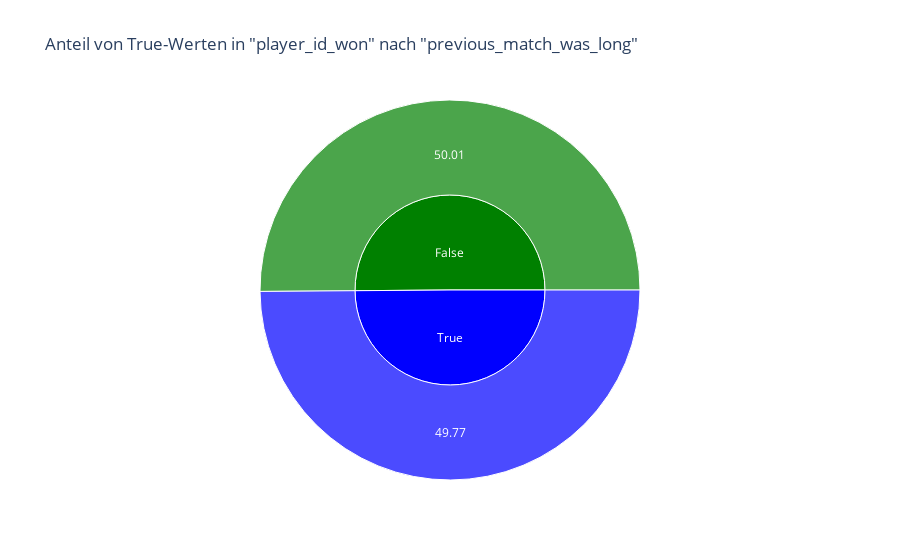

The code cell stored with this chart in its notebook:
### Markdown cell above
Es scheint keinen Unterschied zu machen ob ein Spiel vorher sehr lange gewesen ist, wobei wir einiges noch beachten müssen:  
Wir können leider nicht berücksichtigen, wie viele Tage zwischen den Matches lagen. Es ist nur das Startdatum des Turnieres bekannt und die match_num für die Reihenfolge (Keine direkten Zeitlichen Hinweise) Die Fragestellung lässt sich also nicht wirklich gut beantworten mit den gegebenen Daten.  
Das Ergebnis wird mit einem Sunburst dargestellt.

### Code cell
result_df = result.reset_index()
# Sunburst-Diagramm mit Plotly Express erstellen
fig = px.sunburst(result_df, path=['previous_match_was_long','player_id_won'], values='player_id_won', 
                  title= 'Anteil von True-Werten in "player_id_won" nach "previous_match_was_long"',
                  color_discrete_sequence=['green', 'blue'])

# Zeige das Diagramm an
fig.show()

### Figure 1 — Plotly figure (JSON) as saved in the notebook; plotly's stock layout.template omitted (floating-point values rounded to 4 significant figures)
{"data": [{"branchvalues": "total", "domain": {"x": [0, 1], "y": [0, 1]}, "hovertemplate": "labels=%{label}<br>player_id_won=%{value}<br>parent=%{parent}<br>id=%{id}<extra></extra>", "ids": ["True/49.77", "False/50.01", "False", "True"], "labels": ["49.77", "50.01", "False", "True"], "name": "", "parents": ["True", "False", "", ""], "type": "sunburst", "values": [49.77, 50.01, 50.01, 49.77]}], "layout": {"autosize": true, "legend": {"tracegroupgap": 0}, "sunburstcolorway": ["green", "blue"], "title": {"text": "Anteil von True-Werten in \"player_id_won\" nach \"previous_match_was_long\""}}}
